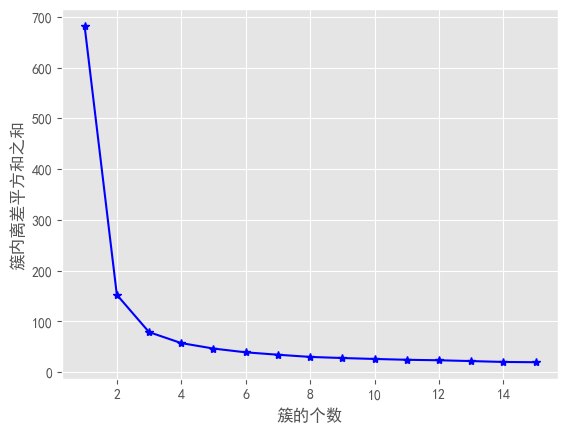

Write the Python code that produced this figure.
# 导入库及各模块
import pandas as pd
import numpy as np
import seaborn as sns
from sklearn.cluster import KMeans
import matplotlib.pyplot as plt

plt.rcParams['font.sans-serif']=['SimHei'] # 用来正常显示中文标签
plt.rcParams['axes.unicode_minus']=False # 用来正常显示负号

iris = pd.read_csv(r'./data/iris.csv',encoding = "gb18030")# 将data文件夹中iris.csv中数据存入iris
X = iris.iloc[:,:4]# 将种类一列去除，只取花萼长度、花萼宽度、花瓣长度、花瓣宽度4个维度的数据，并存入X

# 构造自定义函数，用于绘制不同k值和对应总的簇内离差平方和的折线图
def k_SSE(X, clusters):
    K = range(1,clusters + 1)# 选择连续的K种不同的值
    TSSE = []# 构建空列表用于存储总的簇内离差平方和
    for k in K:
        SSE = []# 用于存储各个簇内离差平方和
        kmeans = KMeans(n_clusters = k)
        kmeans.fit(X)
        labels = kmeans.labels_# 返回簇标签
        centers = kmeans.cluster_centers_# 返回簇中心
        # 计算各簇样本的离差平方和，并保存到列表中
        for label in set(labels):
            SSE.append(np.sum((X.loc[labels == label,] - centers[label,:]) ** 2))
        TSSE.append(np.sum(SSE))# 计算总的簇内离差平方和

    plt.style.use('ggplot')# 设置绘图风格
    plt.plot(K, TSSE, 'b*-')# 绘制K的个数与TSSE的关系折线图
    plt.xlabel('簇的个数')# 图中横轴名称
    plt.ylabel('簇内离差平方和之和')# 图中纵轴名称
    plt.savefig("./data/拐点法确定K值.png",bbox_inches = 'tight')# 保存图片到data文件夹下
    plt.show()# 展现图片

# 自定义函数的调用
k_SSE(X, 15)